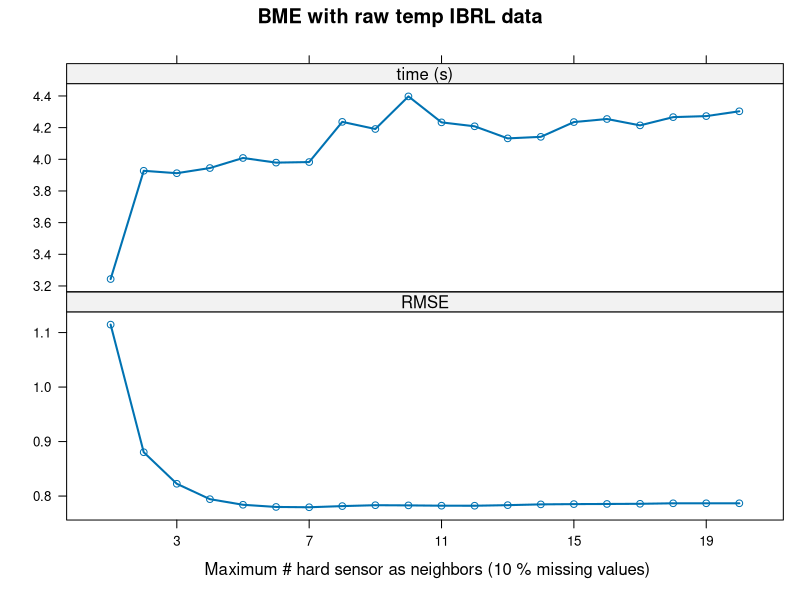
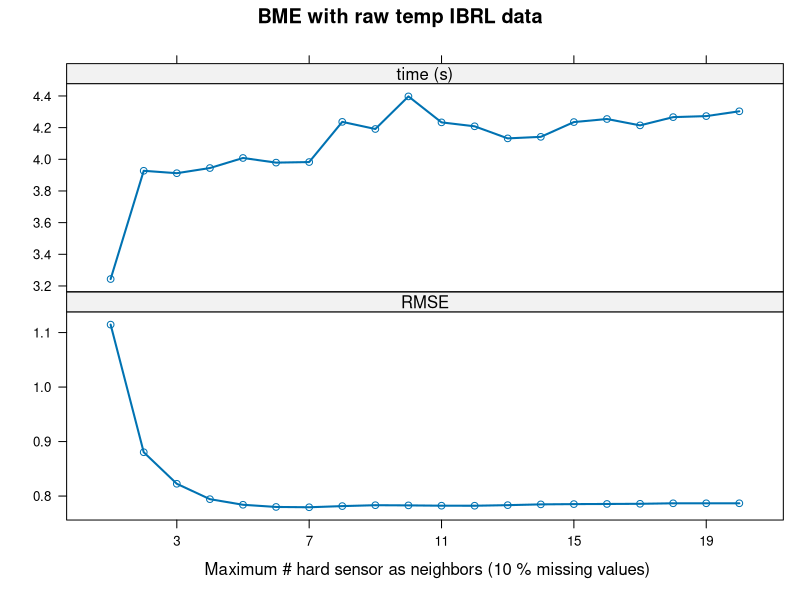
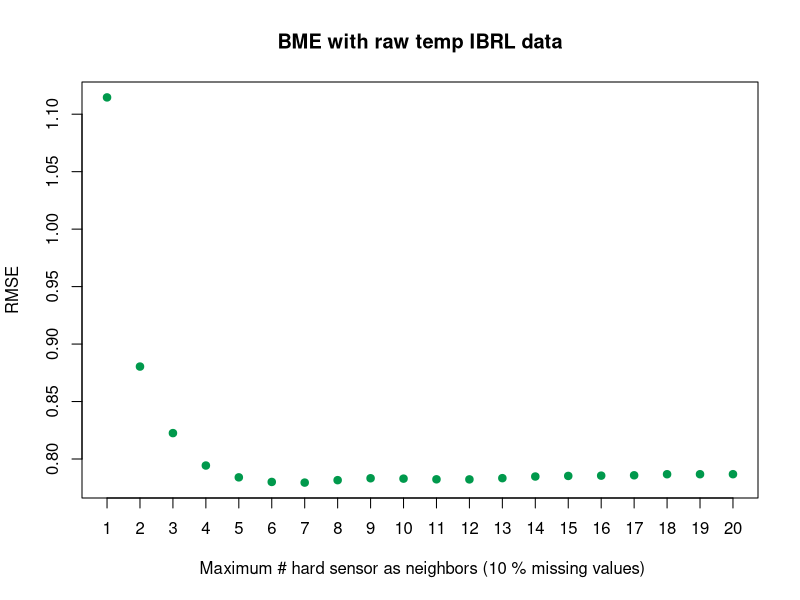
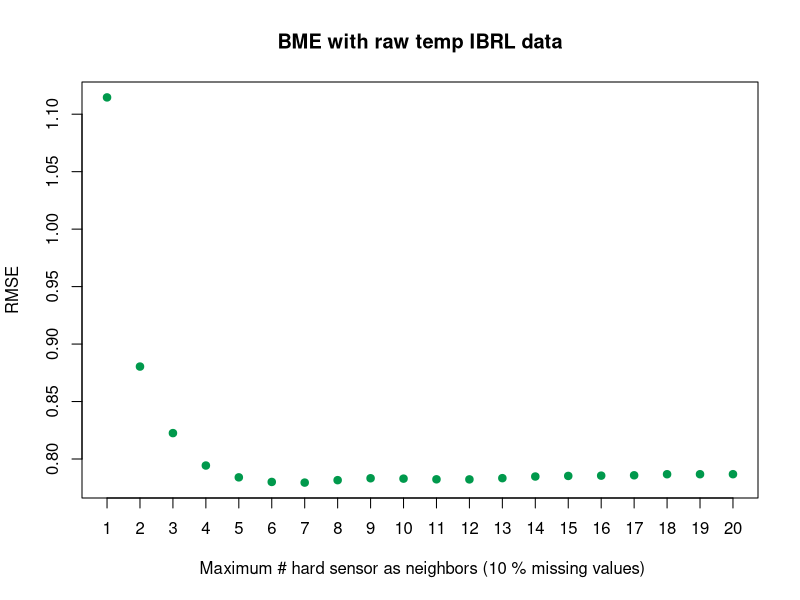

Source code (R) for these figures, in order:
df <- read.table("fig9NA10pNHchanges.csv", sep=",", head=F)
names(df)[2:5] = c("MAPE", "RMSE", "CVRMSE", "time")

## op1 

library("ggplot2")
library("lattice")
library("reshape")
dat.m <- melt(df, measure.vars = c("RMSE","time"))
dat.m <- dat.m[,-c(2,3)]
levels(dat.m$variable) = c("RMSE", "time (s)")
xyplot(value~V1|variable, data = dat.m, layout = c(1,(ncol(dat.m))-1), lwd=2, pch=1, type="b",scales = list(y = list(relation = "free", rot=0), x = list(at= seq(3,53,4))), xlab =" Maximum # hard sensor as neighbors (10 % missing values)", ylab="", main="BME with raw temp IBRL data")

dev.off()
svg(filename="fig9-opt1.svg", width = 12, height = 8, pointsize = 12)
xyplot(value~V1|variable, data = dat.m, layout = c(1,(ncol(dat.m))-1), lwd=2, pch=1, type="b",scales = list(y = list(relation = "free", rot=0), x = list(at= seq(3,53,4))), xlab =" Maximum # hard sensor as neighbors (10 % missing values)", ylab="", main="BME with raw temp IBRL data")
dev.off()

## op2

plot(df$V1, df$RMSE,ylab ="RMSE", xlab =" Maximum # hard sensor as neighbors (10 % missing values)"
, main="BME with raw temp IBRL data"#, ylim = c(4.003,4.027)
, col="#00994C", pch = 19, xaxt="n"
)
axis(1, at = df$V1)
#With(df, lines(loess.smooth(V1, RMSE),col = "#006600", lwd=2.5))


dev.off()
svg(filename="fig9-opt2.svg", width = 12, height = 8, pointsize = 12)
plot(df$V1, df$RMSE,ylab ="RMSE", xlab =" Maximum # hard sensor as neighbors (10 % missing values)"
     , main="BME with raw temp IBRL data"#, ylim = c(4.003,4.027)
     , col="#00994C", pch = 19, xaxt="n"
)
axis(1, at = df$V1)
dev.off()
